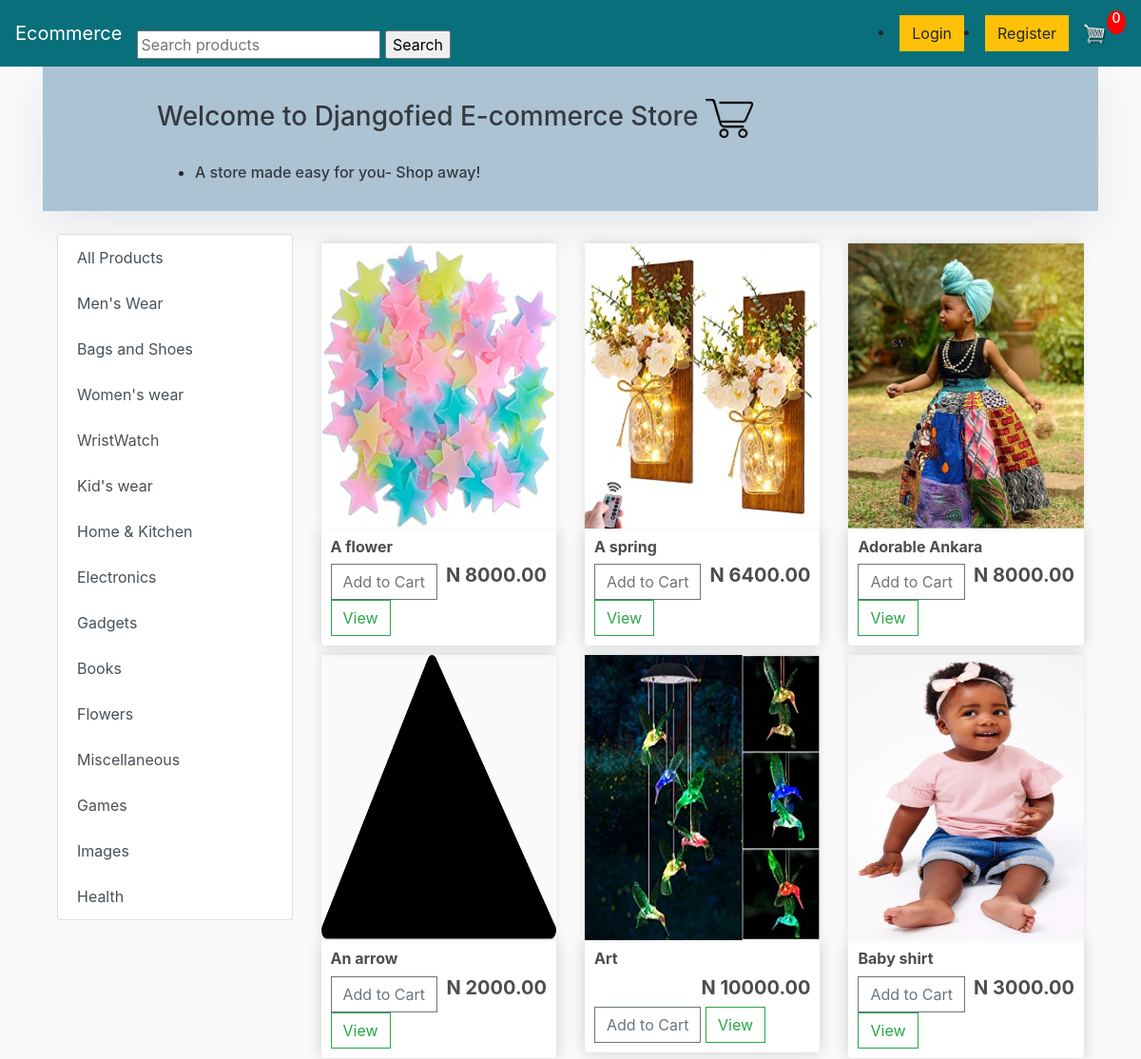
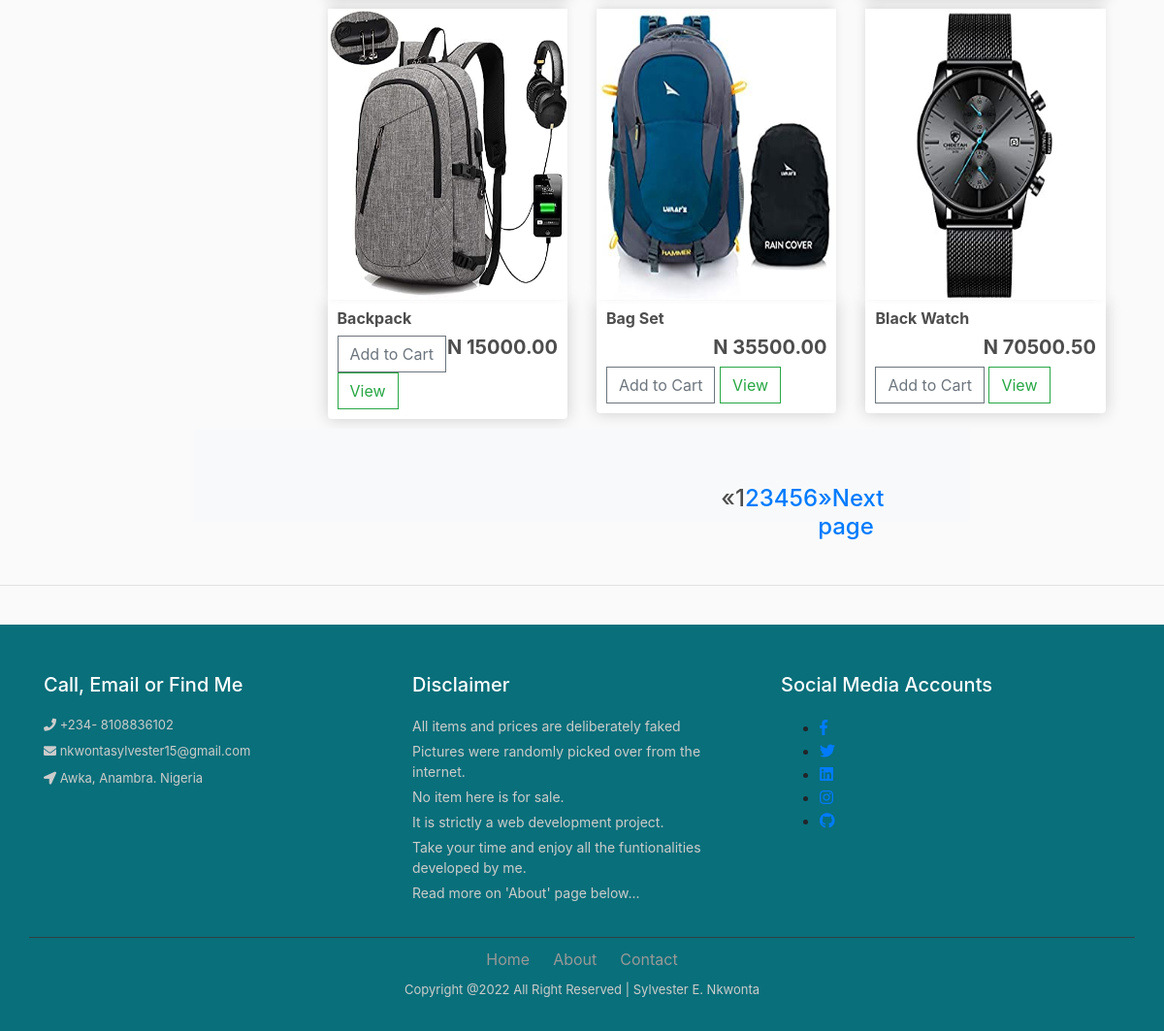
The page / on the database its author committed (2 pictures, top to bottom).
### e_commerce/models.py (models this page shows, shortened)
class Category(models.Model):
    name = models.CharField(max_length=40, verbose_name='name')
    slug = models.SlugField(max_length=200, unique=True, null=True, blank=True)
    @staticmethod
    def get_all_categories():
        return Category.objects.all()
    class  Meta:  #new
        verbose_name_plural  =  "Categories"

class Product(models.Model):
    name = models.CharField(max_length=150)
    slug = models.SlugField(max_length=200, unique=True, null=True, blank=True)
    price = models.DecimalField(max_digits=7, decimal_places=2)
    image = models.ImageField(upload_to='product_image', null=True, blank=True)
    digital = models.BooleanField(default=False, null=True, blank=True)
    category = models.ForeignKey(Category, on_delete=models.CASCADE,default=1)
    description = models.CharField(max_length=250, default='', null=True, blank=True)
    size = models.CharField(max_length=200, null=True, blank=True, help_text='Input size of product')
    @property
    def imageURL(self):
        try:
            url = self.image.url
        except:
            url = ''
        return url
    class Meta:
        ordering = ['name']
    @staticmethod
    def get_all_products():
        return Product.objects.all().order_by('name')

### e_commerce/views.py (the view)
# urls.py: path('', views.store, name='store'),
def store(request):
    data = cartData(request)
    cartItems = data['cartItems']
    totals = Product.get_all_products()
    page = request.GET.get('page', 1)
    paginator = Paginator(totals, 9)
    try:
        users = paginator.page(page)
    except PageNotAnInteger:
        users = paginator.page(1)
    except EmptyPage:
        users = paginator.page(paginator.num_pages)
    categories = Category.get_all_categories()
    context = {
        'users': users,
        'categories': categories,
        'cartItems': cartItems
    }
    return render(request, 'e_commerce/store.html', context)

### e_commerce/utils.py (called while the page is built, shortened)
def cookieCart(request):
        try:
            cart = json.loads(request.COOKIES['cart'])
        except:
            cart = {}
        print('Cart:', cart)
        items = []
        order = {'get_cart_total':0, 'get_cart_items':0, 'shipping': False}
        cartItems = order['get_cart_items']
        return {'cartItems': cartItems, 'order':order, 'items': items}

def cartData(request):
    if request.user.is_authenticated:
        customer = request.user.customer
        order, created = Order.objects.get_or_create(customer=customer, complete=False)
        items = order.orderitem_set.all()
        cartItems = order.get_cart_items
    else:
        cookieData = cookieCart(request)
        cartItems = cookieData['cartItems']
        order = cookieData['order']
        items = cookieData['items']
    return {'cartItems': cartItems, 'order':order, 'items': items}

### e_commerce/templates/e_commerce/store.html (shortened to what this page needs)
{% extends 'base.html' %}
{% load static %}
{% block body %}
<header class="masthead">
  <div class="container">
      <div class="row mx-auto">
          <div class="col-lg-10 col-md-8 col-md-15 mx-auto">
              <div class="site-heading">
                  <h3 class=" site-heading my-4 mt-3 text-dark"> Welcome to Djangofied E-commerce Store <img src="{% static 'media/shopping-cart-.png' %}" style="width:50px;height:50px,color:text-light"></h3>
                  <ul>
                  <li><h6 class="text-dark">A store made easy for you- Shop away!</h6></li>
                 </ul>
              </div>
          </div>
      </div>
  </div>
</header>
		<div class="col-lg-3 mt-4 mx-auto float-left">
			<div class="list-group">
				<a href="/" class="list-group-item list-group-item-action btn btn-outline-success">All Products</a>
				{% for category in categories %}
				<a href="{% url 'category-details' category.slug %}"
					class="list-group-item list-group-item-action btn btn-outline-success ">{{category.name}}</a>
				{% endfor %}
			</div>
		</div>
    <br>
    <div class="row">
      {% for product in users %}
      <div class="col-lg-4">
          <img class="thumbnail" src="{{ product.imageURL }}">
          <div class="box-element product">
              <h6 class="text-align"><strong>{{ product.name }}</strong></h6>
              <h5 style="display:inline-block;float:right"><strong>N {{product.price|floatformat:2}}</strong></h5>
              <button data-product={{product.id}} data-action="add" class="btn btn-outline-secondary add-btn update-cart">Add to Cart</button>
              <a class="btn btn-outline-success" href="{% url 'product_details' product.slug %}">View</a>
          </div>
      </div>
      {% endfor %}
  </div>
</div>
<footer class="container py-5 bg-light col-lg-8">
  <div class="col-lg-4 mt-10 mx-auto float-right">
    {% if users.has_other_pages %}
    <ul class="pagination">
      {% if users.has_previous %}
        <li><h4><a href="?page={{ users.previous_page_number }}">Previous page&laquo;</a></h4></li>
      {% else %}
        <li class="disabled"><h4><span>&laquo;</span></h4></li>
      {% endif %}
      {% for i in users.paginator.page_range %}
        {% if users.number == i %}
          <li class="active"><h4><span>{{ i }} <span class="sr-only">(current)</span></span></h4></li>
        {% else %}
          <li><h4><a href="?page={{ i }}">{{ i }}</a></h4></li>
        {% endif %}
      {% endfor %}
      {% if users.has_next %}
        <li><h4><a href="?page={{ users.next_page_number }}">&raquo;Next page</a></h4></li>
      {% else %}
        <li class="disabled"><h4><span>&raquo;</span></h4></li>
      {% endif %}
    </ul>
  {% endif %}
  </div>
 </footer>
 <br>
{% endblock body %}

### static/css/main.css (style rules this page uses)
body { background-color:hsl(0, 0%, 98%); }
h1,h2,h3,h4,h5,h6 { color:hsl(0, 0%, 30%); }
.box-element { box-shadow:hsl(0, 0%, 80%) 0 0 16px; background-color: rgb(255, 255, 255); border-radius: 8px; padding: 10px; }
.thumbnail { width: 100%; height: 300px; -webkit-box-shadow: -2px -3px 10px -2px rgba(214,214,214,1); -moz-box-shadow: -1px -3px 10px -2px rgba(214,214,214,1); box-shadow: -1px -3px 10px -2px rgba(214,214,214,1); }
.product { border-radius: 0 0 4px 4px; }
.col-lg-4, .col-lg-6, .col-lg-8, .col-lg-12 { margin-top: 10px; }
.btn { border-radius: 0; }
.masthead { background: #acc3d3; height: auto; padding-bottom: 15px; box-shadow: 0 16px 48px #E3E7EB; padding-top: 10px; }
footer { width:100%; background-color:#096f7a; min-height:250px; padding:10px 0px 25px 0px ; }

### rows shown on the page
Category: name "Men's Wear"
Category: name "Bags and Shoes"
Category: name "Women's wear"
Category: name "WristWatch"
Category: name "Kid's wear"
Category: name "Home & Kitchen"
Category: name "Electronics"
Category: name "Gadgets"
Category: name "Books"
Category: name "Flowers"
Category: name "Miscellaneous"
Category: name "Games"
Category: name "Images"
Category: name "Health"
Product: imageURL (picture), name "A flower", price "8000.00"
Product: imageURL (picture), name "A spring", price "6400.00"
Product: imageURL (picture), name "Adorable Ankara", price "8000.00"
Product: imageURL (picture), name "An arrow", price "2000.00"
Product: imageURL (picture), name "Art", price "10000.00"
Product: imageURL (picture), name "Baby shirt", price "3000.00"
Product: imageURL (picture), name "Backpack", price "15000.00"
Product: imageURL (picture), name "Bag Set", price "35500.00"
Product: imageURL (picture), name "Black Watch", price "70500.50"

### other values the page prints
{{ cartItems }} "0"
{{ i }} "1"
{{ i }} "2" "3" "4" "5" "6"
